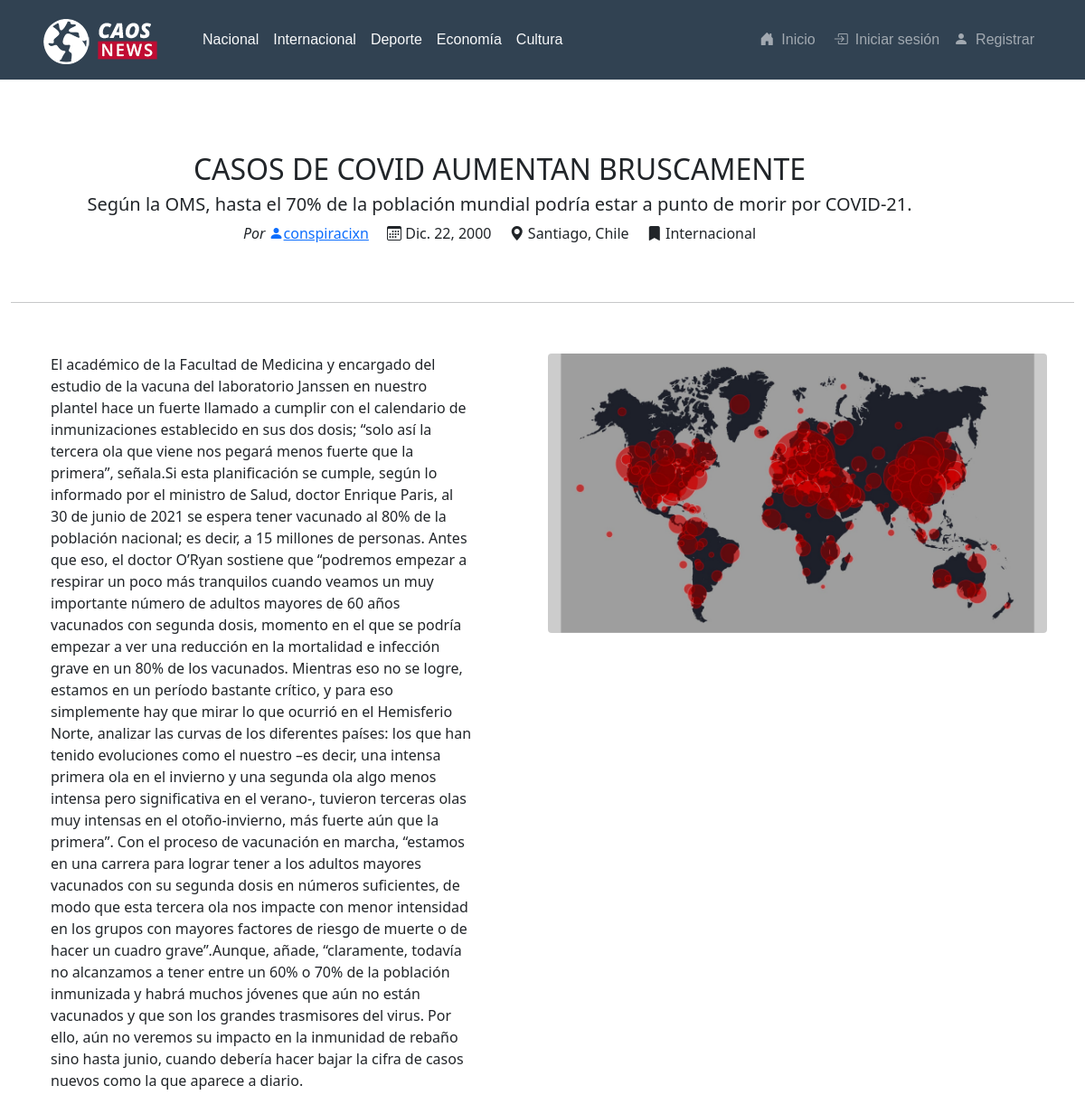
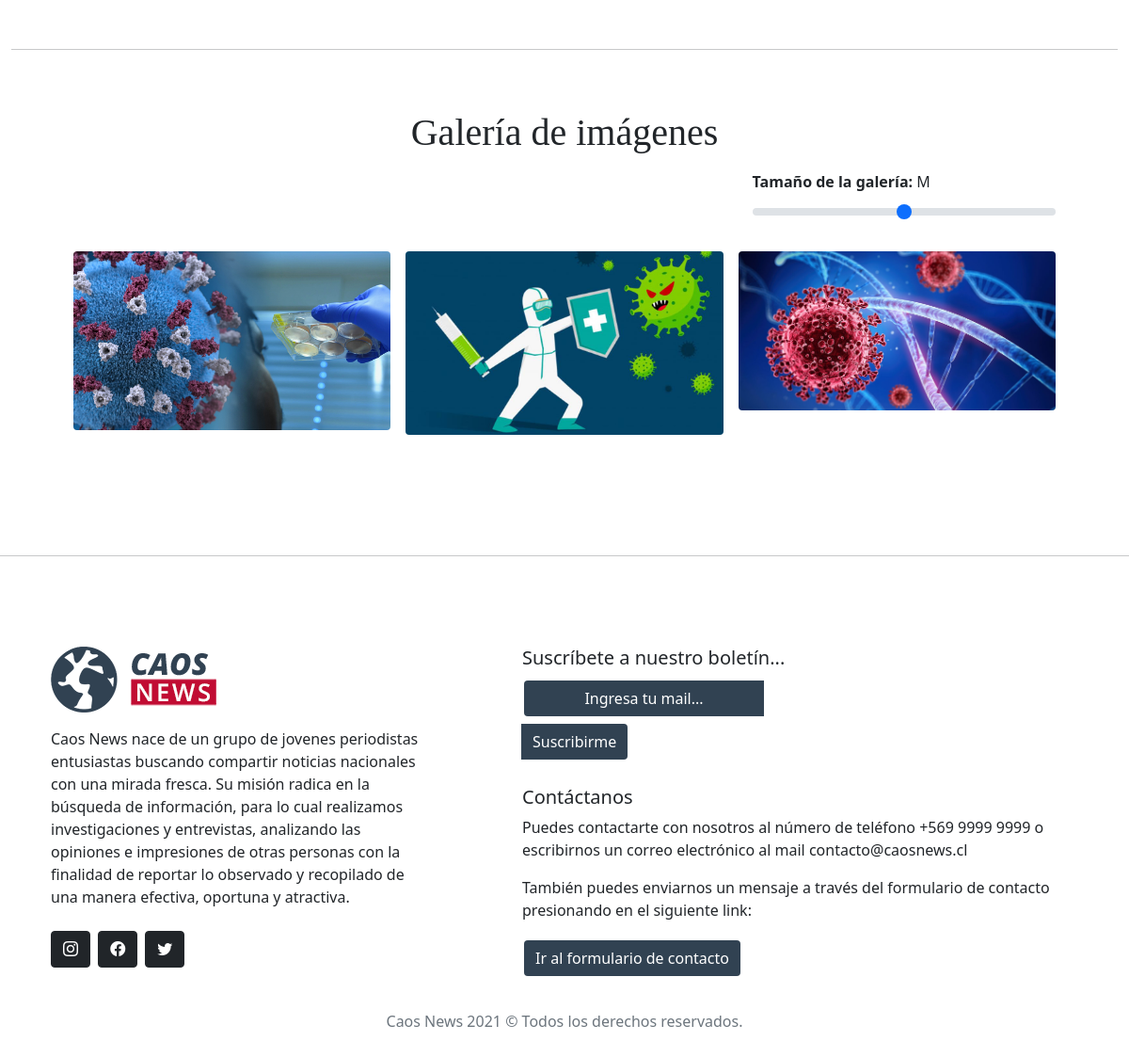
The page /noticia/2/ on the database its author committed (2 pictures, top to bottom).
### webCaosNews/models.py (models this page shows, shortened)
class Categoria(models.Model):
    id = models.CharField(primary_key=True, max_length=200)
    nombre = models.CharField(max_length=120)

class Noticia(models.Model):
    id = models.AutoField(primary_key=True)
    titulo = models.CharField(max_length=150)
    lead = models.CharField(max_length=150)
    cuerpo = models.CharField(max_length=3000)
    fecha = models.DateField()
    imagen = models.ImageField(upload_to='imgNoticia', default='imgNoticia/noDisponible.png')
    Categoria = models.ForeignKey(Categoria, on_delete=models.CASCADE)
    activo = models.BooleanField(default=False)
    comentario = models.TextField(default='-')
    periodista = models.TextField(default='-')

class Galeria(models.Model):
    id = models.AutoField(primary_key=True)
    imagen = models.ImageField(upload_to='galeriaNoticia')
    Noticia = models.ForeignKey(Noticia, on_delete=models.CASCADE)

### webCaosNews/views.py (the view)
# urls.py: path('noticia/<id>/', views.noticia, name='noticia'),
def noticia(request, id):
    noticias = Noticia.objects.get(id=id)
    categorias = Categoria.objects.all() #Equivale a un select * from categoria;
    galeria = Galeria.objects.filter(Noticia = noticias)
    return render(request, "noticia.html", {"cat":categorias, "not":noticias, "galeria":galeria})

### webCaosNews/templates/noticia.html (shortened to what this page needs)
{% extends "base.html" %}
{% load static %}
{% block contenido %}
<div class="container-fluid mt-5 pb-5">
    <div class="container">
        <section class="col-md-12 pt-5 mb-5">
            <div class="row">
                <div class="mt-4 col-sm-11 col-md-11 text-center">
                    <h2>
                        {{not.titulo}}
                    </h2>
                    <h5>
                        {{not.lead}}
                    </h5>
                </div>
                <p class="text-center col-sm-11 col-md-11"><em>Por</em> <span><a href="{% url 'index' %}" class="bi bi-person-fill me-3" rel="author">{{not.periodista}}</a></span> <span class="bi bi-calendar3 me-3">  {{not.fecha}}</span> <span class="bi bi-geo-alt-fill me-3">    Santiago, Chile</span> <span class="bi bi-bookmark-fill ">    {{not.Categoria.nombre}}</span></p>
            </div>
        </section>
    </div>
    <hr class="divider mt-auto">
    <div class="container-fluid pt-4 mt-3 ms-3 pb-4 mb-3">
        <div class="row">
        <div class="col-sm-5 col-md-5 ms-3 me-4 mt-3">
            <p>{{not.cuerpo}}</p>
        </div>
        <div class="col-sm-6 col-md-6 ms-4 ps-4 me-2 mt-3">
                <img src="{{not.imagen.url}}" style="filter: brightness(80%);" class="rounded img-fluid" alt="">
            </div>
        </div>
    </div>
    <hr class="divider mt-auto">
</div>
<section>
    <div class="container mb-3">
        <h1 class="text-center">Galería de imágenes</h1>
    </div>
    <div class="container pb-5 pe-5 ps-5">
        <div class="d-flex justify-content-end mb-4">
            <div>
            <label for="range" class="form-label"><span class="fw-bold">Tamaño de la galería: </span><span id="size">M</span></label>
            <input type="range" class="form-range" id="range" min="1" max="5" value="3">
            </div>
        </div>
        <div class="row g-3 justify-content-center">
            {% for reg in galeria %}
            <div class="col col-4">
            <img src="{{reg.imagen.url}}" class="img-fluid rounded">
            </div>
            {% endfor %}
        </div>
        </div>
</section>
{% endblock contenido %}

### webCaosNews/templates/base.html (shortened to what this page needs)
{% load static %}
<!doctype html>
<html lang="es">
<head>
    <link rel="stylesheet" href="{% static 'css/estilos.css' %}">
    <link href="https://cdn.jsdelivr.net/npm/bootstrap@5.0.0-beta3/dist/css/bootstrap.min.css" rel="stylesheet">
    <link rel="stylesheet" href="https://cdn.jsdelivr.net/npm/bootstrap-icons@1.4.1/font/bootstrap-icons.css">
    <link rel="stylesheet" href="https://cdnjs.cloudflare.com/ajax/libs/toastr.js/latest/toastr.min.css">
</head>
<body>
    <nav class="navbar navbar-expand-lg fixed-top navbar-dark bg-celeste">
        <a class="navbar-brand ms-5 mt-2" href="{% url 'index' %}">
            <img src="{% static 'img/logoSmall.png' %}" class="d-inline-block mb-1" alt="">
        </a>
        <div class="collapse navbar-collapse" id="navbarCollapse">
            <ul class="nav me-auto ms-4 nav-expand-lg nav-dark bg-celeste">
                {% for reg in cat %}
                <li class="nav-item"><a href="{% url 'index' %}filtrocategoriaid/{{reg.nombre}}/#noticias" class="nav-link link-light px-2">{{reg.nombre}}</a></li>
                {% endfor %}
            </ul>
            <div>
                <ul class="navbar-nav nav-pills me-5 ms-5 mb-2 mb-md-0">
                    <li class="nav-item me-1">
                        <a class="nav-link" aria-current="page" href="{% url 'index' %}"><i class="bi bi-house-door-fill me-2"></i>Inicio</a>
                    </li>
                    {% if user.is_authenticated %}
                        <li class="nav-item me-1">
                            <a class="nav-link" href="{% url 'formularioNoticia' %}"><i class="bi bi-pen-fill me-2"></i>Crear noticia</a>
                        </li>
                        <li class="nav-item dropdown">
                            <a class="nav-link dropdown-toggle" data-bs-toggle="dropdown" href="#" role="button" aria-expanded="false">{{user.first_name}} {{user.last_name}}</a>
                            <ul class="dropdown-menu">
                            <li><a class="dropdown-item align-middle" href="{% url 'administracionNoticia' %}"><i class="bi bi-gear-wide-connected me-2"></i></i>Gestor de noticias</a></li>
                            <li><a class="dropdown-item align-middle" href="{% url 'cerrarSesion' %}"><i class="bi bi-box-arrow-right me-2"></i>Cerrar sesión</a></li>
                            </ul>
                        </li>
                    {% else %}
                        <li class="nav-item">
                            <a class="nav-link" href="{% url 'login' %}"><i class="bi bi-box-arrow-in-right me-2"></i>Iniciar sesión</a>
                        </li>
                        <li class="nav-item">
                            <a class="nav-link" href="{% url 'registroUsuario' %}"><i class="bi bi-person-fill me-2"></i>Registrar</a>
                        </li>
                    {% endif %}
                </ul>
            </div>
        </div>
    </nav>
    <main>
        {% block contenido %}
        {% endblock contenido %}
        <hr class="featurette-divider">
        <footer class="container">
            <div class="container pt-3">
                <div class="row">
                    <div class="col-5 pe-5">
                        <div class="row">
                            <div class="col-1">
                                <img src="{% static 'img/logoColor70px.png' %}" class="mb-3" alt="">
                            </div>
                        </div>
                        <p>Caos News nace de un grupo de jovenes periodistas entusiastas
                            buscando compartir noticias nacionales con una mirada fresca.
                            Su misión radica en la búsqueda de información, para lo cual
                            realizamos investigaciones y entrevistas, analizando las opiniones e
                            impresiones de otras personas con la finalidad de reportar lo observado
                            y recopilado de una manera efectiva, oportuna y atractiva.</p>
                        <div class="mt-4">
                            <button type="button" class="btn btn-dark"><i class="bi bi-instagram"></i></button>
                            <button type="button" class="ms-1 btn btn-dark"><i class="bi bi-facebook"></i></button>
                            <button type="button" class="ms-1 btn btn-dark"><i class="bi bi-twitter"></i></button>
                        </div>
                    </div>
                    <div class="col-7 ps-4">
                        <div class="container">
                            <div class="col-7">
                                <h5>Suscríbete a nuestro boletín...</h5>
                                <form class="input-group">
                                    <input type="email" required class="btn-celeste" placeholder="Ingresa tu mail...">
                                    <button type="submit" class="btn-celeste">Suscribirme</button>
                                </form>
                            </div>
                        </div>
                        <div class="container mt-4 mb-4">
                            <h5>Contáctanos</h5>
                            <p>Puedes contactarte con nosotros al número de teléfono +569 9999 9999 o escribirnos un
                                correo electrónico al mail contacto@caosnews.cl</p>
                            <p>También puedes enviarnos un mensaje a través del formulario de contacto presionando en el
                                siguiente link:</p>
                            <a href="#"><button type="button" data-bs-toggle="modal" data-bs-target="#modal3" class="btn-celeste">Ir al formulario de
                                    contacto</button></a>
                        </div>
                    </div>
                </div>
            </div>
            <div class="container mt-2">
                <p class="text-muted text-center">Caos News 2021 &copy; Todos los derechos reservados.</p>
            </div>
        </footer>
    </main>
</body>
</html>

### rows shown on the page
Categoria: nombre "Nacional"
Categoria: nombre "Internacional"
Categoria: nombre "Deporte"
Categoria: nombre "Economía"
Categoria: nombre "Cultura"
Noticia: titulo "CASOS DE COVID AUMENTAN BRUSCAMENTE", lead "Según la OMS, hasta el 70% de la población mundial podría estar a punto de morir por COVID-21.", periodista "conspiracixn", fecha "Dic. 22, 2000", Categoria.nombre "Internacional", cuerpo "El académico de la Facultad de Medicina y encargado del estudio de la vacuna del laboratorio Janssen en nuestro plantel hace un fuerte llamado a cumplir con el calendario de inmunizaciones establecido en sus dos dosis; “solo así la tercera ola que viene nos pegará menos fuerte que la primera”, señala.Si esta planificación se cumple, según lo informado por el ministro de Salud, doctor Enrique Paris, al 30 de junio de 2021 se espera tener vacunado al 80% de la población nacional; es decir, a 15 millones de personas. Antes que eso, el doctor O’Ryan sostiene que “podremos empezar a respirar un poco más tranquilos cuando veamos un muy importante número de adultos mayores de 60 años vacunados con…", imagen (picture)
Galeria: imagen (picture)
Galeria: imagen (picture)
Galeria: imagen (picture)
